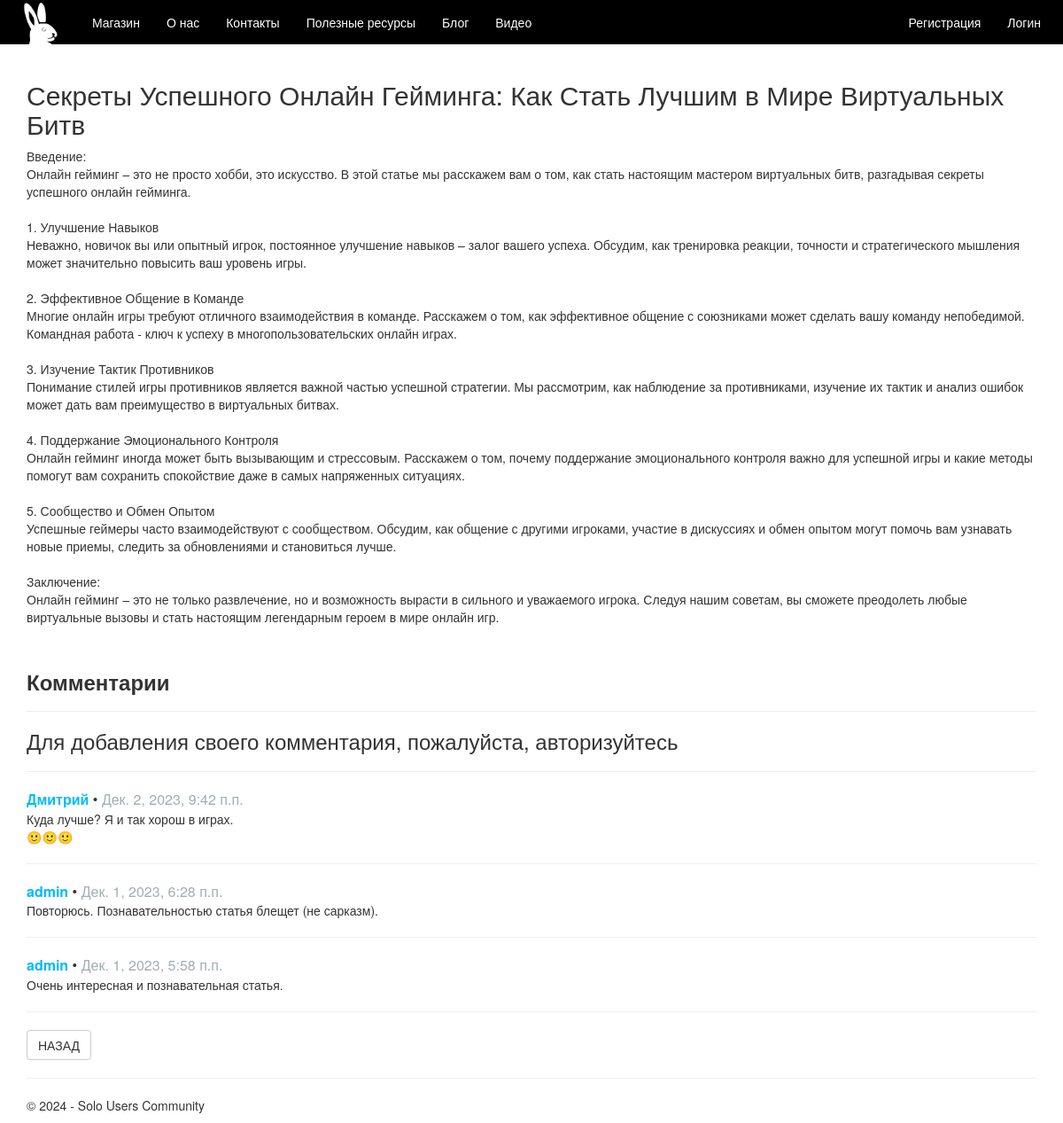
Page /blogpost/5/ on the committed database.
### app/models.py (models this page shows, shortened)
class Blog(models.Model):
    title = models.CharField(max_length = 100, unique_for_date = "posted", verbose_name = "Заголовок")
    description = models.TextField(verbose_name = "Краткое содержание")
    content = models.TextField(verbose_name = "Полное содержание")
    posted = models.DateTimeField(default = datetime.now(), db_index = True, verbose_name = "Опубликована")
    author = models.ForeignKey(User, null=True, blank=True, on_delete = models.SET_NULL, verbose_name = "Автор")
    image = models.FileField(default = 'temp.jpg', verbose_name = "Путь к картинке")
    def __str__(self): # метод возвращает название, используемое для представления отдельных записей в административном разделе
        return self.title
    class Meta:
        db_table = "Posts" # имя таблицы для модели
        ordering = ["-posted"] # порядок сортировки данных в модели ("-" означает по убыванию)
        verbose_name = "статья блога" # имя, под которым модель будет отображаться в административном разделе (для одной статьи блога)
        verbose_name_plural = "статьи блога" # тоже для всех статей блога

class Comment(models.Model):
    text = models.TextField(verbose_name = "Текст комментария")
    date = models.DateTimeField(default = datetime.now(), db_index = True, verbose_name = "Дата комментария")
    author = models.ForeignKey(User, on_delete = models.CASCADE, verbose_name = "Автор комментария")
    post = models.ForeignKey(Blog, on_delete = models.CASCADE, verbose_name = "Статья комментария")
    class Meta:
        db_table = "Comment"
        ordering = ["-date"]
        verbose_name = "Комментарий к статье блога"
        verbose_name_plural = "Комментарии к статьям блога"

### app/views.py (the view)
# urls.py: path('blogpost/<int:parametr>/', views.blogpost, name='blogpost'),
def blogpost(request, parametr):
    assert isinstance(request, HttpRequest)
    post_1 = Blog.objects.get(id=parametr) # запрос на выбор конкретной статьи по параметру
    comments = Comment.objects.filter(post=parametr)
    if request.method == "POST": # после отправки данных формы на сервер методом POST
        form = CommentForm(request.POST)
        if form.is_valid():
            comment_f = form.save(commit=False)
            comment_f.author = request.user # добавляем (так как этого поля нет в форме) в модель Комментария (Comment) в поле автор авторизованного пользователя
            comment_f.date = datetime.now() # добавляем в модель Комментария (Comment) текущую дату
            comment_f.post = Blog.objects.get(id=parametr) # добавляем в модель Комментария (Comment) статью, для которой данный комментарий
            comment_f.save() # сохраняем изменения после добавления полей
            return redirect('blogpost', parametr=post_1.id) # переадресация на ту же страницу статьи после отправки комментария
    else:
        form = CommentForm() # создание формы для ввода комментария
    return render(
        request,
        'app/blogpost.html',
        {
            'title':post_1,
            'post_1':post_1, # передача конкретной статьи в шаблон веб-страницы
            'comments':comments, # передача всех комментариев к данной статье в шаблон веб-страницы
            'form':form, # передача формы добавления комментария в шаблон веб-страницы
            'year':datetime.now().year,
        }
    )

### app/templates/app/blogpost.html (shortened to what this page needs)
﻿{% extends "app/layout.html" %}
{% block content %}
<div class="container body-content">
    <h2>{{post_1.title}}</h2>
    <p> {{post_1.content|linebreaksbr}} </p>
    <br />
    <h3><b>Комментарии</b></h3>
    {% if user.is_authenticated %}
    <hr />
    <h3>Добавить комментарий</h3>
    <form method="POST">
        {% csrf_token %}
        <div>
            {{form.as_p}}
            <button type="submit" class="save btn btn-default">Отправить комментарий</button>
        </div>
    </form>
    <hr />
    {% else %}
    <hr />
    <h3>Для добавления своего комментария, пожалуйста, авторизуйтесь</h3>
    <hr />
    {% endif %}
    {% for comment in comments %}
    <div>
        <h7 class="AuthorDateComment"> <b>{{comment.author}}</b> • <a>{{comment.date}}</a> </h7>
        <p>{{comment.text|linebreaksbr}}</p>
    </div>
    <hr />
    {% endfor %}
    <p><a class="btn btn-default" href="{% url 'blog' %}">НАЗАД</a></p>
    <hr />
    <footer>
        <p>&copy; {{ year }} - Solo Users Community</p>
    </footer>
</div>
    {% endblock %}

### app/static/app/content/site.css (style rules this page uses)
body { padding-top: 50px; }
.body-content { padding-left: 15px; padding-right: 15px; }
.AuthorDateComment { font-size: 16px; }
.AuthorDateComment b { color: #00BAF8; }
.AuthorDateComment a { color: #A1AEB2; text-decoration: none; }

### rows in the picture
Blog: title "Секреты Успешного Онлайн Гейминга: Как Стать Лучшим в Мире Виртуальных Битв", content "Введение: Онлайн гейминг – это не просто хобби, это искусство. В этой статье мы расскажем вам о том, как стать настоящим мастером виртуальных битв, разгадывая секреты успешного онлайн гейминга. 1. Улучшение Навыков Неважно, новичок вы или опытный игрок, постоянное улучшение навыков – залог вашего успеха. Обсудим, как тренировка реакции, точности и стратегического мышления может значительно повысить ваш уровень игры. 2. Эффективное Общение в Команде Многие онлайн игры требуют отличного взаимодействия в команде. Расскажем о том, как эффективное общение с союзниками может сделать вашу команду непобедимой. Командная работа - ключ к успеху в многопользовательских онлайн играх. 3. Изучение Тактик…"
Comment: author "Дмитрий", date "Дек. 2, 2023, 9:42 п.п.", text "Куда лучше? Я и так хорош в играх. 🙂🙂🙂"
Comment: author "admin", date "Дек. 1, 2023, 6:28 п.п.", text "Повторюсь. Познавательностью статья блещет (не сарказм)."
Comment: author "admin", date "Дек. 1, 2023, 5:58 п.п.", text "Очень интересная и познавательная статья."
